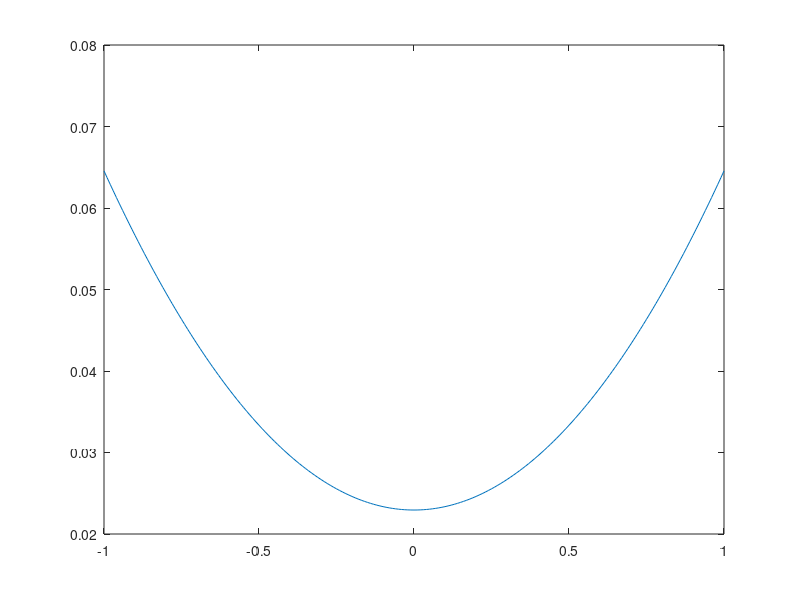

This figure's MATLAB source:
clear
clc

%Data
e_oswald=0.85;
AR=9;
T_max=16540;
V_max=800/3.6;
W=4959*9.81;
rho_0=1.225;
S_wing=21.34;
rho=0.3636;
sigma=rho/rho_0;
%Coefficients

K=1/(pi*e_oswald*AR);
CD0=(2*T_max-(4*K*W^2)/(rho*sigma*V_max^2*S_wing))/(rho_0*V_max^2*S_wing);

CL=-1:0.01:1;
CD=CD0+K*CL.^2;

plot(CL,CD)

